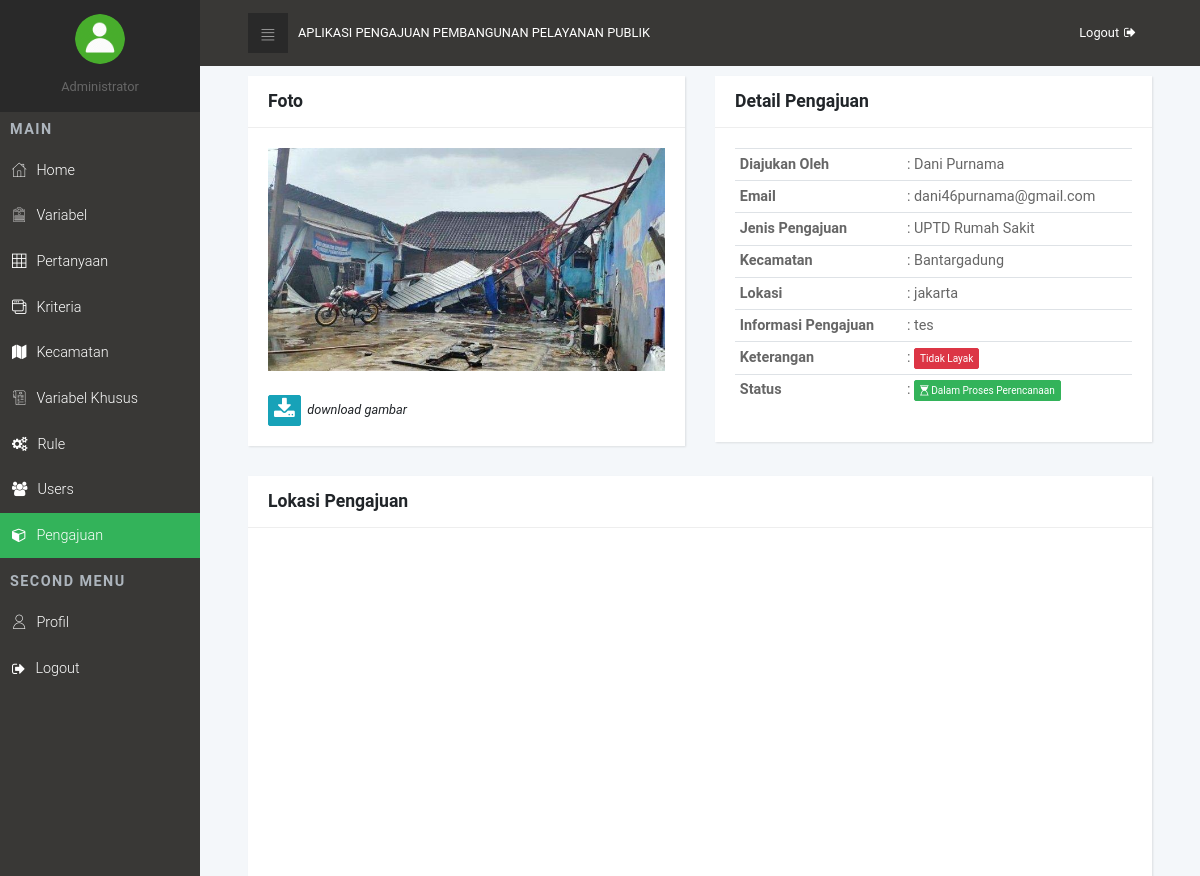
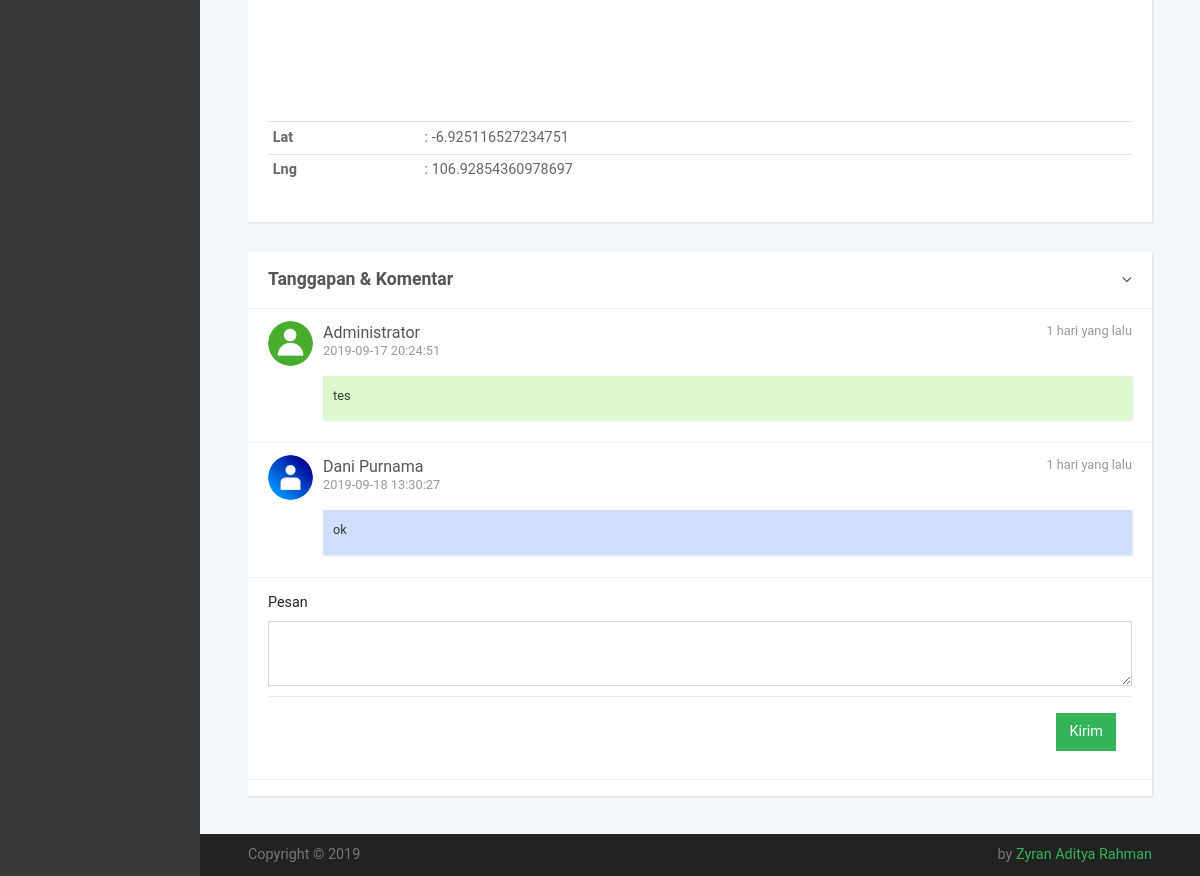
The app's page /admin/pengajuan/lihat/9 with its own data (2 pictures, top to bottom).
### tables this page shows
CREATE TABLE `tb_pengajuan` (
  `id` int(11) NOT NULL AUTO_INCREMENT,
  `email` varchar(100) DEFAULT NULL,
  `foto` varchar(100) DEFAULT NULL,
  `kode_kecamatan` varchar(100) DEFAULT NULL,
  `kode_kriteria` varchar(100) DEFAULT NULL,
  `lokasi` varchar(100) DEFAULT NULL,
  `lat` varchar(100) DEFAULT NULL,
  `lng` varchar(100) DEFAULT NULL,
  `deskripsi` text,
  `keterangan` varchar(100) DEFAULT NULL,
  `status` int(1) DEFAULT NULL,
  PRIMARY KEY (`id`)
);

CREATE TABLE `tb_user` (
  `id` int(11) NOT NULL AUTO_INCREMENT,
  `nama_lengkap` varchar(100) DEFAULT NULL,
  `email` varchar(100) DEFAULT NULL,
  `password` varchar(100) DEFAULT NULL,
  `status` varchar(10) DEFAULT NULL,
  PRIMARY KEY (`id`)
);

CREATE TABLE `tb_kriteria` (
  `id` int(11) NOT NULL AUTO_INCREMENT,
  `kode_kriteria` varchar(4) DEFAULT NULL,
  `kriteria` varchar(100) DEFAULT NULL,
  PRIMARY KEY (`id`)
);

CREATE TABLE `tb_kecamatan` (
  `id` int(11) NOT NULL AUTO_INCREMENT,
  `kode_kecamatan` varchar(50) DEFAULT NULL,
  `kecamatan` varchar(100) DEFAULT NULL,
  PRIMARY KEY (`id`)
);

CREATE TABLE `tb_pesan` (
  `id` int(11) NOT NULL AUTO_INCREMENT,
  `id_pengajuan` int(11) DEFAULT NULL,
  `user` varchar(100) DEFAULT NULL,
  `pesan` varchar(255) DEFAULT NULL,
  `date_time` timestamp NULL DEFAULT NULL,
  PRIMARY KEY (`id`)
);

### application/controllers/admin/Pengajuan.php (called while the page is built, shortened)
<?php
class Pengajuan extends CI_Controller {
	public function __construct(){
		$this->load->model('model_pengajuan');
	}
	public function lihat($id = 0){
	    $data['data_pengajuan'] = $this->model_pengajuan->data_pengajuan("WHERE tb_pengajuan.id = '$id'");
	    $data['data_pesan']     = $this->model_pengajuan->data_pesan("WHERE tb_pesan.`id_pengajuan` = '$id'");
        $this->load->view('admin/pengajuan/lihat',$data);
  	}
}

### index.php (called while the page is built, shortened)
<?php
require_once BASEPATH.'core/CodeIgniter.php';

### application/models/Model_pengajuan.php (called while the page is built, shortened)
<?php
class Model_pengajuan extends CI_Model{
    public function data_pengajuan($where= "") {
        $data = $this->db->query('SELECT tb_user.`nama_lengkap`, tb_pengajuan.*, tb_kecamatan.`kecamatan`, tb_kriteria.`kriteria` FROM tb_pengajuan
            JOIN tb_user ON tb_pengajuan.`email` = tb_user.`email`
            JOIN tb_kecamatan ON tb_pengajuan.`kode_kecamatan` = tb_kecamatan.`kode_kecamatan`
            JOIN tb_kriteria ON  tb_pengajuan.`kode_kriteria` = tb_kriteria.`kode_kriteria` '.$where);
        return $data->result();
    }
    public function data_pesan($where= "") {
        $data = $this->db->query('SELECT tb_admin.`nama_lengkap` AS nama_admin, tb_user.`nama_lengkap` AS nama_user, tb_pesan.* FROM tb_pesan
            LEFT JOIN tb_admin ON tb_pesan.`user` = tb_admin.`username`
            LEFT JOIN tb_user ON tb_pesan.`user` = tb_user.`email` '.$where.' ORDER BY tb_pesan.`id` ASC');
        return $data->result();
    }
}

### application/views/admin/pengajuan/lihat.php (the view, shortened to what this page needs)
<!DOCTYPE html>
<html>
  <head>
  </head>
  <body>
    <div class="page">
      <section>
        <div class="container-fluid">
          <div style="height: 10px"></div>
          <div class="row">
            <div class="col-lg-6">
              <div class="card">
                <div class="card-header">
                  <h4>Foto
                  </h4>
                </div>
                <div class="card-body">
                    <?php foreach ($data_pengajuan as $row) { ?>
                      <img src="<?php echo base_url()?><?php echo $row->foto ?>" class="img-fluid"><br><br>
                      <a href="<?php echo base_url()?>admin/pengajuan/download/<?php echo $row->id ?>" class="btn btn-xs btn-info"><i class="fa fa-download fa-2x"></i></a><small>&nbsp; <i>download gambar</i></small><br>
                    <?php } ?>
                </div>
              </div>
            </div>
            <div class="col-lg-6">
              <div class="card">
                <div class="card-header">
                  <h4>Detail Pengajuan
                  </h4>
                </div>
                <div class="card-body">
                  <table class="table table-sm">
                    <?php foreach ($data_pengajuan as $row) {
                    $keterangan = $row->keterangan;
                    $status     = $row->status;
                    ?>
                    <tr>
                      <td><b>Diajukan Oleh</b></td>
                      <td>: <?php echo $row->nama_lengkap ?></td>
                    </tr>
                    <tr>
                      <td><b>Email</b></td>
                      <td>: <?php echo $row->email ?></td>
                    </tr>
                    <tr>
                      <td><b>Jenis Pengajuan</b></td>
                      <td>: <?php echo $row->kriteria ?></td>
                    </tr>
                    <tr>
                      <td><b>Kecamatan</b></td>
                      <td>: <?php echo $row->kecamatan ?></td>
                    </tr>
                    <tr>
                      <td><b>Lokasi</b></td>
                      <td>: <?php echo $row->lokasi ?></td>
                    </tr>
                    <tr>
                      <td><b>Informasi Pengajuan</b></td>
                      <td>: <?php echo $row->deskripsi ?></td>
                    </tr>
                    <tr>
                      <td><b>Keterangan</b></td>
                      <td>:
                        <?php
                          if($keterangan == "Layak"){
                            ?><span class="btn btn-xs btn-success">Layak</span><?php
                          }else if($keterangan == "Dipertimbangkan"){
                            ?><span class="btn btn-xs btn-info">Dipertimbangkan</span><?php
                          }else{
                            ?><span class="btn btn-xs btn-danger">Tidak Layak</span><?php
                          }
                        ?>
                      </td>
                    </tr>
                    <tr>
                      <td><b>Status</b></td>
                      <td>:
                        <?php
                          if($status == "1"){
                            ?><span class="btn btn-xs btn-success"><i class="fa fa-star"></i> Perlu</span><?php
                          }else if($status == "2"){
                            ?><span class="btn btn-xs btn-info"><i class="fa fa-check"></i> Approve</span><?php
                          }else{
                            ?><span class="btn btn-xs btn-primary"><i class="fa fa-hourglass-1"></i> Dalam Proses Perencanaan</span><?php
                          }
                        ?>
                      </td>
                    </tr>
                    <?php } ?>
                  </table>
                </div>
              </div>
            </div>
            <div class="col-lg-12">
              <div class="card">
                <div class="card-header">
                  <h4>Lokasi Pengajuan
                  </h4>
                </div>
                <div class="card-body">
                  <table class="table table-sm">
                    <tr>
                      <div id="map-canvas" style="width:100%;height:450px;"></div>
                    </tr>
                    <?php foreach ($data_pengajuan as $baris) { ?>
                    <tr>
                      <td><b>Lat</b></td>
                      <td colspan="2">: <?php echo $row->lat ?></td>
                    </tr>
                    <tr>
                      <td><b>Lng</b></td>
                      <td colspan="2">: <?php echo $row->lng ?></td>
                    </tr>
                    <?php } ?>
                  </table>
                </div>
              </div>
            </div>
            <div class="col-lg-12 col-md-12">
              <div id="daily-feeds" class="card updates daily-feeds">
                <div id="feeds-header" class="card-header d-flex justify-content-between align-items-center">
                  <h2 class="h5 display"><a data-toggle="collapse" data-parent="#daily-feeds" href="#feeds-box" aria-expanded="true" aria-controls="feeds-box"><h4>Tanggapan & Komentar</h4></a></h2>
                  <div class="right-column">
                    <a data-toggle="collapse" data-parent="#daily-feeds" href="#feeds-box" aria-expanded="true" aria-controls="feeds-box"><i class="fa fa-angle-down"></i></a>
                  </div>
                </div>
                <div id="feeds-box" role="tabpanel" class="collapse show">
                  <div class="feed-box">
                    <ul class="feed-elements list-unstyled">
                      <?php foreach ($data_pesan as $row_2) {
                      $user = $row_2->user;
                      ?>
                      <li class="clearfix">
                        <div class="feed d-flex justify-content-between">
                          <div class="feed-body d-flex justify-content-between">
                            <a href="#" class="feed-profile">
                              <?php
                              if ($user == 'admin'){
                                  ?>
                                  <img src="<?php echo base_url()?>assets/img/user.png" alt="person" class="img-fluid rounded-circle">
                                  <?php
                              }else{
                                  ?>
                                  <img src="<?php echo base_url()?>assets/img/user2.png" alt="person" class="img-fluid rounded-circle">
                                  <?php
                              }
                              ?>
                            </a>
                            <?php
                              if ($user == 'admin'){
                                  ?>
                                  <div class="content"><strong><?php echo $row_2->nama_admin ?></strong>
                                    <div class="full-date"><small><?php echo $row_2->date_time ?></small></div>
                                  </div>
                                  <?php
                              }else{
                                  ?>
                                  <div class="content"><strong><?php echo $row_2->nama_user ?></strong>
                                    <div class="full-date"><small><?php echo $row_2->date_time ?></small></div>
                                  </div>
                                  <?php
                              }
                              ?>
                          </div>
                          <?php
                          $chunks = array(
                              array(60 * 60 * 24 * 365, 'tahun'),
                              array(60 * 60 * 24 * 30, 'bulan'),
                              array(60 * 60 * 24 * 7, 'minggu'),
                              array(60 * 60 * 24, 'hari'),
                              array(60 * 60, 'jam'),
                              array(60, 'menit'),
                          );
                          $today = time();
                              $ori = strtotime($row_2->date_time);
                          if(empty($ori)){
                             $original = strtotime('0000-00-00 00:00:00');
                          }else{
                             $original = $ori;
                          }
                          $since = $today - $original;
                          for ($i = 0, $j = count($chunks); $i < $j; $i++)
                          {
                            $seconds = $chunks[$i][0];
                            $name = $chunks[$i][1];
                            if (($count = floor($since / $seconds)) != 0)
                              break;
                          }
                          $print = ($count == 1) ? '1 ' . $name : "$count {$name}";
                            $ket = $print . ' yang lalu';
                        ?>
                          <div class="date"><small><?php echo $ket; ?></small></div>
                        </div>
                        <div class="message-card" <?php if($user == "admin") {?>style="background: #dafacd;" <?php } else{?> style="background: #cddffa" <?php } ?> > <small style="color: #333d38"><?php echo $row_2->pesan ?></small></div>
                      </li>
                      <?php } ?>
                      <li class="clearfix">
                        <?php foreach ($data_pengajuan as $baris) {
                        ?>
                        <form action="<?php echo base_url()?>admin/pengajuan/kirim" method="post">
                            <div class="form-group">
                              <label>Pesan</label>
                              <textarea class="form-control" name="pesan"></textarea>
                            </div>
                            <div class="modal-footer">
                              <button type="submit" class="btn btn-primary">Kirim</button>
                            </div>
                        </form>
                        <?php } ?>
                      </li>
                    </ul>
                  </div>
                </div>
              </div>
            </div>
          </div>
        </div>
      </section>
    </div>
  </body>
</html>

### records on screen
tb_pengajuan: foto (picture), tb_user.nama_lengkap "Dani Purnama", email "dani46purnama@gmail.com", tb_kriteria.kriteria "UPTD Rumah Sakit", tb_kecamatan.kecamatan "Bantargadung", lokasi "jakarta", deskripsi "tes", lat "-6.925116527234751", lng "106.92854360978697"
tb_pesan: tb_admin.nama_lengkap "Administrator", date_time "2019-09-17 20:24:51", date_time "1 hari yang lalu", pesan "tes"
tb_pesan: tb_user.nama_lengkap "Dani Purnama", date_time "2019-09-18 13:30:27", date_time "1 hari yang lalu", pesan "ok"
